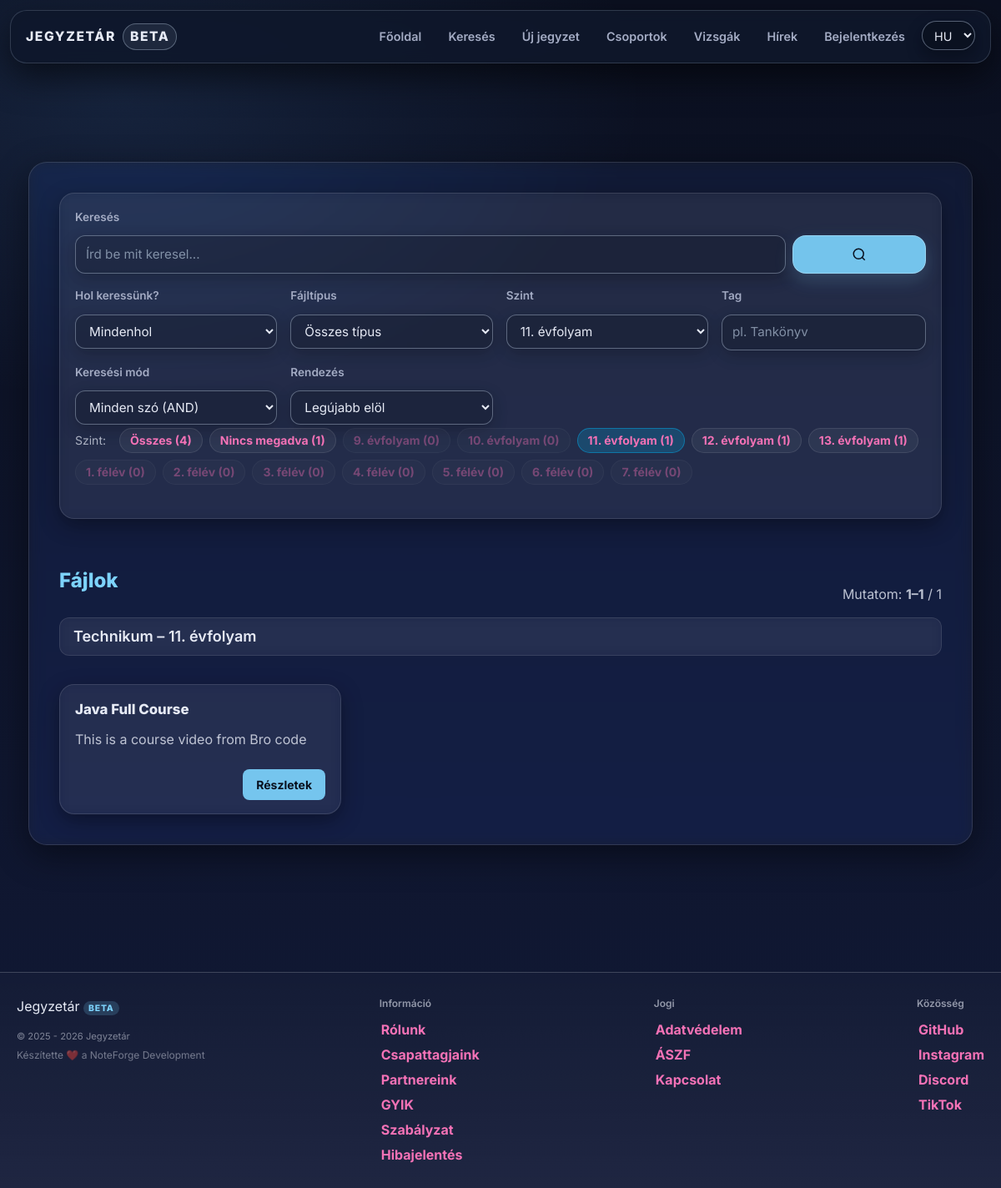
Screenshot of /search.php?page=1&level=hs-11 with the database file from the repository.
### tables this page shows
CREATE TABLE `files` (
  `id` int(11) NOT NULL,
  `uploaded_by` int(11) DEFAULT NULL,
  `name` varchar(255) NOT NULL,
  `file_name` varchar(255) NOT NULL,
  `description` text DEFAULT NULL,
  `file_path` varchar(255) NOT NULL,
  `tags` varchar(255) NOT NULL,
  `tn_name` varchar(255) DEFAULT NULL,
  `file_size` bigint(20) UNSIGNED DEFAULT NULL,
  `download_count` int(11) NOT NULL DEFAULT 0,
  `content_text` longtext DEFAULT NULL,
  `edu_stage` enum('hs','uni') DEFAULT NULL,
  `edu_level` tinyint(4) DEFAULT NULL,
  `external_url` varchar(255) NOT NULL,
  `content_type` enum('file','note','','') NOT NULL,
  `note_markdown` mediumtext NOT NULL,
  `note_excerpt` varchar(255) NOT NULL
);

### search.php (the view, shortened to what the rows shown need)
<?php
    require_once "assets/php/db.php";
    require_once "assets/php/functions.php";
    $q = trim($_GET['q'] ?? '');
    $scope = strtolower($_GET['scope'] ?? 'all');
    $levelRaw = $_GET['level'] ?? 'all';
    $sort = strtolower($_GET['sort'] ?? 'newest');
    $page = (int)($_GET['page'] ?? 1);
    $perPage = 24;
    $eduStage = null;
    $eduLevel = null;
    $eduIsNullOnly = false;
    if ($levelRaw !== 'all' && $levelRaw !== '' && $levelRaw !== null) {
        if ($levelRaw === 'none') {
            $eduIsNullOnly = true;
        } elseif (preg_match('/^(hs|uni)-(\d+)$/', (string)$levelRaw, $m)) {
            $eduStage = $m[1];
            $eduLevel = (int)$m[2];
        }
    }
    $fileResult = null;
    $hasEduStage = false;
    $hasEduLevel = false;
    $columnsRes = $conn->query("SHOW COLUMNS FROM files");
    if ($columnsRes) {
        while ($c = $columnsRes->fetch_assoc()) {
            $col = strtolower($c['Field'] ?? '');
            if ($col === 'edu_stage') $hasEduStage = true;
            if ($col === 'edu_level') $hasEduLevel = true;
        }
    }
    $useEdu = ($hasEduStage && $hasEduLevel);
    if ($scope !== 'users') {
        $whereBase = [];
        $typesBase = '';
        $paramsBase = [];
        if ($useEdu) {
            if ($eduIsNullOnly) {
                $whereBase[] = '(f.edu_stage IS NULL OR f.edu_level IS NULL)';
            } elseif ($eduStage !== null && $eduLevel !== null) {
                $whereBase[] = 'f.edu_stage = ? AND f.edu_level = ?';
                $typesBase .= 'si';
                array_push($paramsBase, $eduStage, $eduLevel);
            }
        }
        $whereSql = $whereBase ? 'WHERE ' . implode(' AND ', $whereBase) : '';
        $scoreSql = '0 AS score';
        $debugSql = '';
        $orderSql = 'ORDER BY f.id DESC';
        if ($useEdu) {
            if ($sort === 'rating') {
                $orderSql = 'ORDER BY (f.edu_stage IS NULL OR f.edu_level IS NULL) ASC, f.edu_stage ASC, f.edu_level ASC, avg_rating DESC, rating_count DESC, f.id DESC';
            } elseif ($sort === 'relevance' && $q !== '') {
                $orderSql = 'ORDER BY (f.edu_stage IS NULL OR f.edu_level IS NULL) ASC, f.edu_stage ASC, f.edu_level ASC, score DESC, f.id DESC';
            } elseif ($sort === 'oldest') {
                $orderSql = 'ORDER BY (f.edu_stage IS NULL OR f.edu_level IS NULL) ASC, f.edu_stage ASC, f.edu_level ASC, f.id ASC';
            } else {
                $orderSql = 'ORDER BY (f.edu_stage IS NULL OR f.edu_level IS NULL) ASC, f.edu_stage ASC, f.edu_level ASC, f.id DESC';
            }
        }
        $offset = ($page - 1) * $perPage;
        $useKeyset = false;
        $pagingWhereSql = $whereSql;
        $typesPaged = $typesBase;
        $paramsPaged = $paramsBase;
        if ($sort === 'rating') {
            $sqlFiles = "SELECT f.*, $scoreSql $debugSql, IFNULL(AVG(r.rating), 0) AS avg_rating, COUNT(r.id) AS rating_count FROM files f LEFT JOIN ratings r ON r.file_id = f.id $pagingWhereSql GROUP BY f.id $orderSql LIMIT ?";
            $typesPaged .= 'i';
            $paramsPaged[] = $perPage;
        } else {
            $sqlFiles = "SELECT f.*, $scoreSql $debugSql FROM files f $pagingWhereSql $orderSql LIMIT ?";
            $typesPaged .= 'i';
            $paramsPaged[] = $perPage;
        }
        if (!$useKeyset) {
            $sqlFiles .= " OFFSET ?";
            $typesPaged .= 'i';
            $paramsPaged[] = $offset;
        }
        $fileResultQ = db_query($conn, $sqlFiles, $typesPaged, $paramsPaged);
        $fileResult = null;
        if ($fileResultQ) {
            $buffered = [];
            while ($row = $fileResultQ->fetch_assoc()) {
                $buffered[] = $row;
            }
            $fileResult = $buffered;
        }
    }
    require "assets/php/lang.php";
?>
<!DOCTYPE html>
<html lang="<?= htmlspecialchars($lang) ?>">
<head>
    <link rel="stylesheet" href="assets/css/styles.css">
    <script src="https://cdn.jsdelivr.net/npm/@tailwindcss/browser@4"></script>
</head>
<body>
<div class="content-wrapper w-full">
    <div class="main w-full max-w-6xl mx-auto px-4 md:px-6 lg:px-8 py-6">
        <?php if (is_array($fileResult) && count($fileResult) > 0): ?>
                <?php
                    $needlesForUi = $GLOBALS['__search_tokens'] ?? [];
                ?>
            <?php
                $currentEduHeader = '__init__';
                $renderEduHeader = function($s, $l) {
                    if ($s === null || $l === null || $s === '' || $l === '') return t('search_edu_none');
                    $l = (int)$l;
                    if ($s === 'hs') return sprintf(t('search_edu_hs_fmt'), $l);
                    if ($s === 'uni') return sprintf(t('search_edu_uni_fmt'), $l);
                    return t('search_edu_none');
                };
            ?>
            <div class="content-grid grid grid-cols-1 md:grid-cols-2 lg:grid-cols-3 gap-4 md:gap-6">
                <?php foreach ($fileResult as $f):
                    $stVal = ($useEdu ? ($f['edu_stage'] ?? null) : null);
                    $lvVal = ($useEdu ? ($f['edu_level'] ?? null) : null);
                    $eduKey = ($useEdu ? (($stVal === null || $lvVal === null) ? '__null__' : ((string)$stVal . '-' . (string)$lvVal)) : '__nogroup__');
                    if ($useEdu && $eduKey !== $currentEduHeader):
                        $currentEduHeader = $eduKey;
                ?>
                        <div class="md:col-span-2 lg:col-span-3">
                            <div class="sticky top-0 z-10 mb-3 rounded-xl bg-white/5 backdrop-blur border border-white/10 px-4 py-2">
                                <h4 class="text-base md:text-lg font-semibold">
                                    <?= htmlspecialchars($renderEduHeader($stVal, $lvVal)) ?>
                                </h4>
                            </div>
                        </div>
                    <?php endif; ?>
                    <article class="card p-4 break-words flex flex-col">
                        <h4 class="entry-title text-lg md:text-xl mb-2 truncate">
                            <?= highlight_many_html($f['name'] ?? '', $needlesForUi) ?>
                        </h4>
                        <?php if (!empty($f['description'])):
                            $snippet = build_snippet((string)$f['description'], $needlesForUi, 90);
                        ?>
                            <p class="text-sm md:text-base opacity-80 mb-3 line-clamp-3">
                                <?= highlight_many_html($snippet, $needlesForUi) ?>
                            </p>
                        <?php endif; ?>
                        <div class="mt-auto flex flex-wrap gap-2 items-center">
                            <a class="note-link text-sm md:text-base ml-auto" href="note.php?id=<?= (int)$f['id'] ?>">
                                <?= htmlspecialchars(t('btn_details')) ?>
                            </a>
                        </div>
                    </article>
                <?php endforeach; ?>
            </div>
        <?php endif; ?>
    </div>
</div>
</body>
</html>

### rows the page displays
files: lvVal "Technikum – 11. évfolyam", name "Java Full Course", description "This is a course video from Bro code"

### other values shown
t('nav_home') "Főoldal"
t('nav_search') "Keresés"
t('nav_upload') "Új jegyzet"
t('nav_groups') "Csoportok"
t('nav_exams') "Vizsgák"
t('nav_news') "Hírek"
t('nav_login') "Bejelentkezés"
t('search_input_label') "Keresés"
t('label_scope') "Hol keressünk?"
t('label_type') "Fájltípus"
t('search_level_label') "Szint"
t('search_tag_label') "Tag"
t('search_mode_label') "Keresési mód"
t('label_sort') "Rendezés"
t('search_facet_level') "Szint:"
